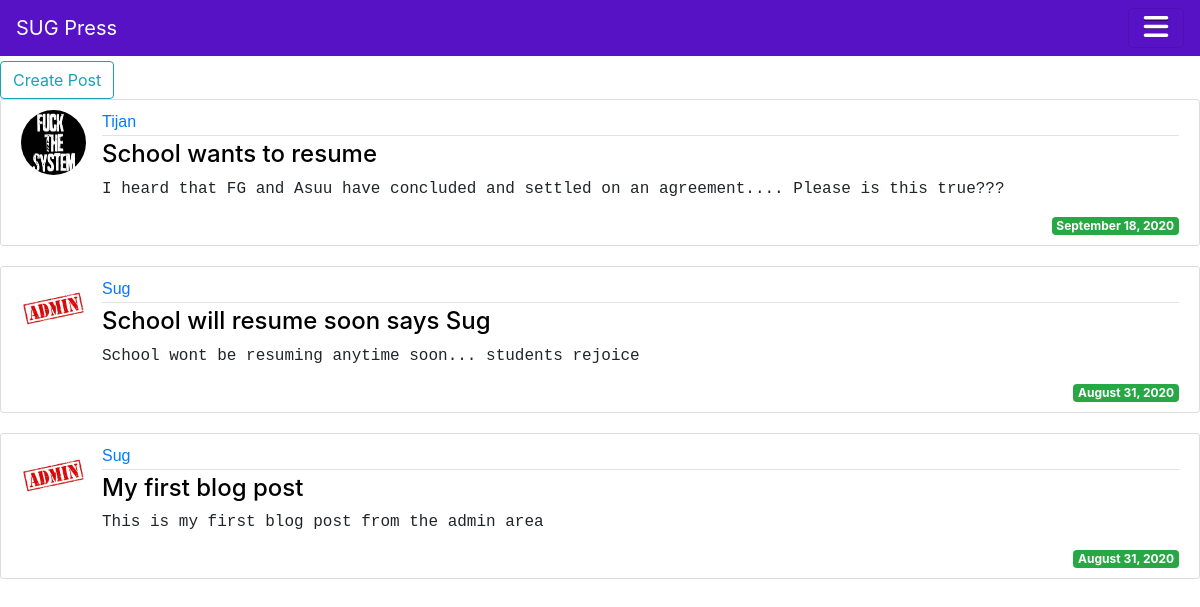
Screenshot of /press/ (signed in) with the database file from the repository.
### sug/models.py (models this page shows, shortened)
class Post(models.Model):
    author = models.ForeignKey(User, on_delete=models.CASCADE)
    title = models.CharField(max_length=200)
    content = models.TextField()
    date_posted = models.DateTimeField(auto_now_add=True, null=True)

### user/models.py (models this page shows, shortened)
class Profile(models.Model):
    user = models.OneToOneField(User, on_delete=models.CASCADE)
    image = models.ImageField(default='default.jpg', upload_to = 'profile_pics')

### sug/views.py (the view)
# urls.py: path('press/', PostView.as_view(), name= 'press'),
class PostView(ListView):
    model = Post
    template_name = 'press.html'
    context_object_name = 'Post'
    ordering = ['-date_posted']

### sug/templates/press.html (shortened to what this page needs)
{% extends 'base.html' %}
{% block body %}
    <a class="btn btn-outline-info" href="{% url 'create_post' %}" style="margin-top:5px;">Create Post</a>
    {% for posts in Post %}
        <article class="media content-section">
            <img class ="rounded-circle article-img" src="{{ posts.author.profile.image.url }}">
            <div class="media-body">
                <div class="article-metadata">
                    <a class="mr-2" style="font-family: Arial, Helvetica, sans-serif;">{{ posts.author }}</a>
                </div>
                <h4><a class="article-title" href="{% url 'post_detail' posts.id %}">{{ posts.title }}</a></h4>
                <p class="article-content" style="font-family: monospace;">{{ posts.content }}</p>
                <span class="badge badge-success">{{posts.date_posted|date:"F j, Y"}}</span>
            </div>
        </article>
    {% endfor %}
{% endblock %}

### sug/templates/press.html (style rules this page uses)
.content-section { background: #ffffff; padding: 10px 20px; border: 1px solid #dddddd; border-radius: 3px; margin-bottom: 20px; }
.article-title { color: black; }
.article-content { white-space: pre-line; }
.mr-2 { text-decoration: none; }
.article-img { height: 65px; width: 65px; margin-right: 16px; }
.article-metadata { padding-bottom: 1px; margin-bottom: 4px; border-bottom: 1px solid #e3e3e3 }
.badge-success { float: right; }

### rows the page displays
Post: author.profile.image (picture), author "Tijan", title "School wants to resume", content "I heard that FG and Asuu have concluded and settled on an agreement.... Please is this true???", date_posted "September 18, 2020"
Post: author.profile.image (picture), author "Sug", title "School will resume soon says Sug", content "School wont be resuming anytime soon... students rejoice", date_posted "August 31, 2020"
Post: author.profile.image (picture), author "Sug", title "My first blog post", content "This is my first blog post from the admin area", date_posted "August 31, 2020"
